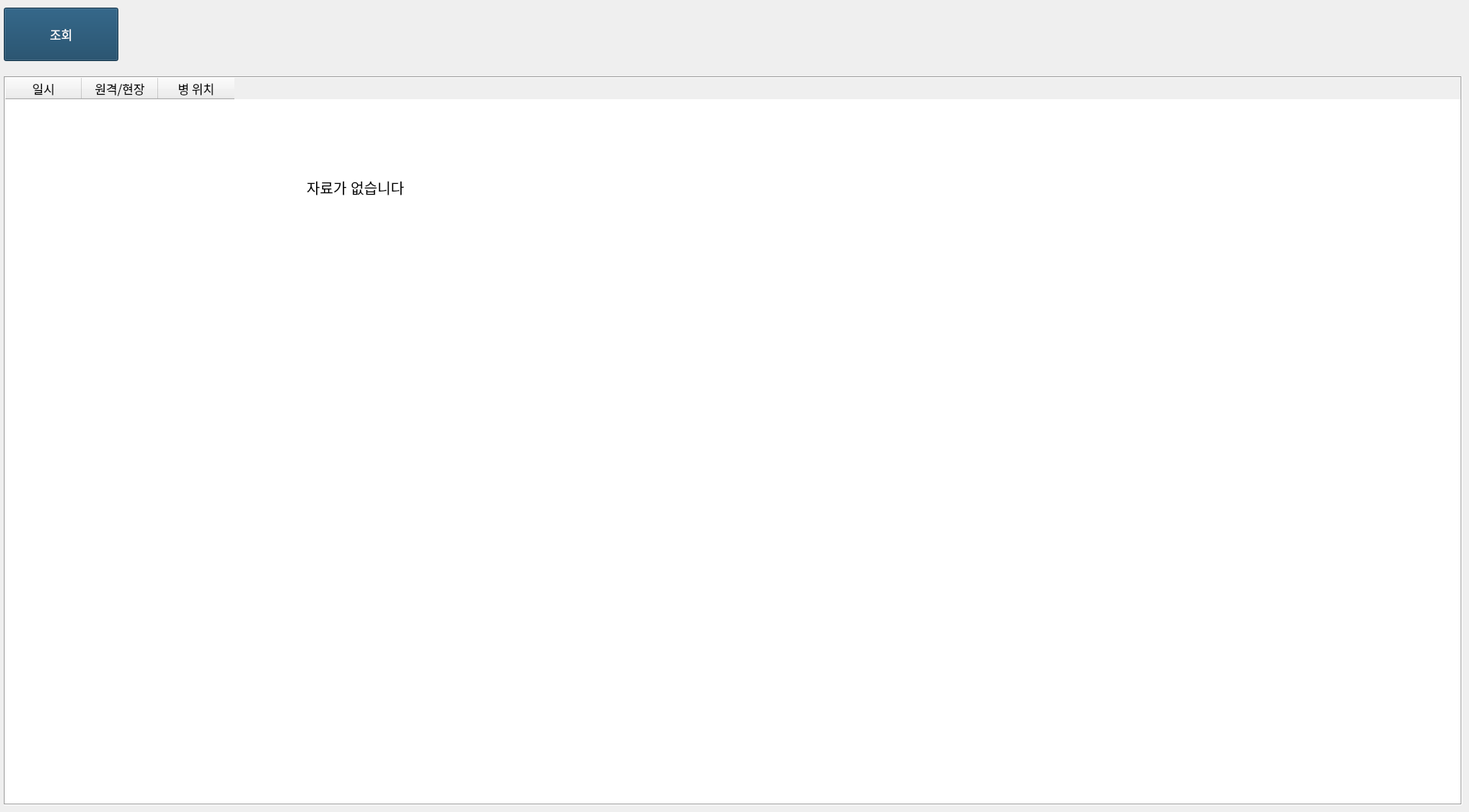
   <widget class="QWidget" name="page_5">
    <widget class="QTableWidget" name="tableSampler">
     <property name="geometry">
      <rect>
       <x>5</x>
       <y>100</y>
       <width>1910</width>
       <height>955</height>
      </rect>
     </property>
     <property name="font">
      <font>
       <family>나눔고딕_코딩</family>
       <pointsize>12</pointsize>
      </font>
     </property>
     <property name="frameShape">
      <enum>QFrame::Box</enum>
     </property>
     <property name="editTriggers">
      <set>QAbstractItemView::NoEditTriggers</set>
     </property>
     <property name="selectionMode">
      <enum>QAbstractItemView::SingleSelection</enum>
     </property>
     <property name="selectionBehavior">
      <enum>QAbstractItemView::SelectRows</enum>
     </property>
     <property name="rowCount">
      <number>0</number>
     </property>
     <attribute name="verticalHeaderVisible">
      <bool>false</bool>
     </attribute>
     <attribute name="verticalHeaderDefaultSectionSize">
      <number>50</number>
     </attribute>
     <column>
      <property name="text">
       <string>일시</string>
      </property>
      <property name="font">
       <font>
        <pointsize>12</pointsize>
       </font>
      </property>
     </column>
     <column>
      <property name="text">
       <string>원격/현장</string>
      </property>
      <property name="font">
       <font>
        <pointsize>12</pointsize>
       </font>
      </property>
     </column>
     <column>
      <property name="text">
       <string>병 위치</string>
      </property>
      <property name="font">
       <font>
        <pointsize>12</pointsize>
       </font>
      </property>
     </column>
    </widget>
    <widget class="QPushButton" name="btnInqSampler">
     <property name="geometry">
      <rect>
       <x>5</x>
       <y>10</y>
       <width>150</width>
       <height>70</height>
      </rect>
     </property>
     <property name="palette">
      <palette>
       <active>
        <colorrole role="WindowText">
         <brush brushstyle="SolidPattern">
          <color alpha="255">
           <red>0</red>
           <green>0</green>
           <blue>0</blue>
          </color>
         </brush>
        </colorrole>
        <colorrole role="Button">
         <brush brushstyle="SolidPattern">
          <color alpha="255">
           <red>17</red>
           <green>64</green>
           <blue>96</blue>
          </color>
         </brush>
        </colorrole>
        <colorrole role="Text">
         <brush brushstyle="SolidPattern">
          <color alpha="255">
           <red>0</red>
           <green>0</green>
           <blue>0</blue>
          </color>
         </brush>
        </colorrole>
        <colorrole role="ButtonText">
         <brush brushstyle="SolidPattern">
          <color alpha="255">
           <red>255</red>
           <green>255</green>
           <blue>255</blue>
          </color>
         </brush>
        </colorrole>
        <colorrole role="Base">
         <brush brushstyle="SolidPattern">
          <color alpha="255">
           <red>17</red>
           <green>64</green>
           <blue>96</blue>
          </color>
         </brush>
        </colorrole>
        <colorrole role="Window">
         <brush brushstyle="SolidPattern">
          <color alpha="255">
           <red>17</red>
           <green>64</green>
           <blue>96</blue>
          </color>
         </brush>
        </colorrole>
       </active>
       <inactive>
        <colorrole role="WindowText">
         <brush brushstyle="SolidPattern">
          <color alpha="255">
           <red>0</red>
           <green>0</green>
           <blue>0</blue>
          </color>
         </brush>
        </colorrole>
        <colorrole role="Button">
         <brush brushstyle="SolidPattern">
          <color alpha="255">
           <red>17</red>
           <green>64</green>
           <blue>96</blue>
          </color>
         </brush>
        </colorrole>
        <colorrole role="Text">
         <brush brushstyle="SolidPattern">
          <color alpha="255">
           <red>0</red>
           <green>0</green>
           <blue>0</blue>
          </color>
         </brush>
        </colorrole>
        <colorrole role="ButtonText">
         <brush brushstyle="SolidPattern">
          <color alpha="255">
           <red>255</red>
           <green>255</green>
           <blue>255</blue>
          </color>
         </brush>
        </colorrole>
        <colorrole role="Base">
         <brush brushstyle="SolidPattern">
          <color alpha="255">
           <red>17</red>
           <green>64</green>
           <blue>96</blue>
          </color>
         </brush>
        </colorrole>
        <colorrole role="Window">
         <brush brushstyle="SolidPattern">
          <color alpha="255">
           <red>17</red>
           <green>64</green>
           <blue>96</blue>
          </color>
         </brush>
        </colorrole>
       </inactive>
       <disabled>
        <colorrole role="WindowText">
         <brush brushstyle="SolidPattern">
          <color alpha="255">
           <red>102</red>
           <green>102</green>
           <blue>102</blue>
          </color>
         </brush>
        </colorrole>
        <colorrole role="Button">
         <brush brushstyle="SolidPattern">
          <color alpha="255">
           <red>17</red>
           <green>64</green>
           <blue>96</blue>
          </color>
         </brush>
        </colorrole>
        <colorrole role="Text">
         <brush brushstyle="SolidPattern">
          <color alpha="255">
           <red>102</red>
           <green>102</green>
           <blue>102</blue>
          </color>
         </brush>
        </colorrole>
        <colorrole role="ButtonText">
         <brush brushstyle="SolidPattern">
          <color alpha="255">
           <red>102</red>
           <green>102</green>
           <blue>102</blue>
          </color>
         </brush>
        </colorrole>
        <colorrole role="Base">
         <brush brushstyle="SolidPattern">
          <color alpha="255">
           <red>17</red>
           <green>64</green>
           <blue>96</blue>
          </color>
         </brush>
        </colorrole>
        <colorrole role="Window">
         <brush brushstyle="SolidPattern">
          <color alpha="255">
           <red>17</red>
           <green>64</green>
           <blue>96</blue>
          </color>
         </brush>
        </colorrole>
       </disabled>
      </palette>
     </property>
     <property name="font">
      <font>
       <pointsize>12</pointsize>
      </font>
     </property>
     <property name="text">
      <string>조회</string>
     </property>
     <property name="autoDefault">
      <bool>false</bool>
     </property>
     <property name="flat">
      <bool>false</bool>
     </property>
    </widget>
    <widget class="QLabel" name="labelNoDataSampler">
     <property name="geometry">
      <rect>
       <x>220</x>
       <y>220</y>
       <width>491</width>
       <height>40</height>
      </rect>
     </property>
     <property name="font">
      <font>
       <pointsize>14</pointsize>
      </font>
     </property>
     <property name="text">
      <string>자료가 없습니다</string>
     </property>
     <property name="alignment">
      <set>Qt::AlignBottom|Qt::AlignHCenter</set>
     </property>
    </widget>
   </widget>
